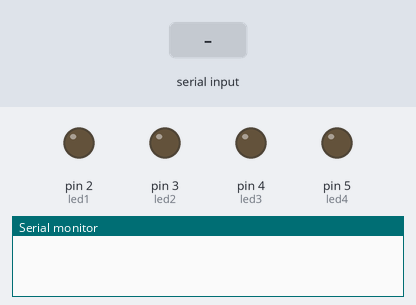
The sketch below on a simulated Arduino Uno, built with avr-gcc and run on an emulated ATmega328P. On the bench: output pins drawn as LEDs (lit = HIGH), the last lines printed to the serial monitor. The inputs (shaded band) are chosen by the test bench.

Above: at 1.2 s.
1.3 s: "hello" received over the second serial link
At 1.8 s:
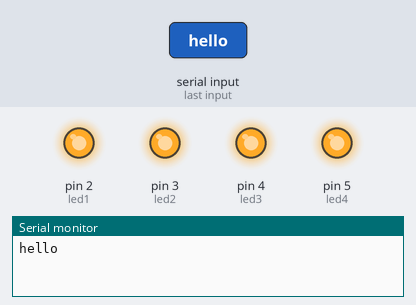
2.8 s: "1" received over the second serial link
At 3.9 s:
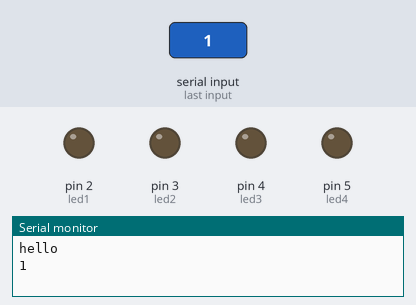
Timing chart, 0 to 5.8 s (numbered marks = the images above; inputs shaded):
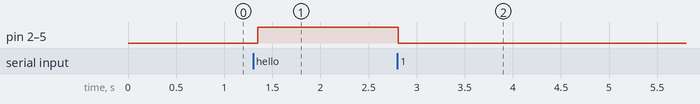

Measured:
- after the input at 1.3 s, pin 2 (led1), pin 3 (led2), pin 4 (led3), pin 5 (led4): LOW → HIGH after 0.05 s
- after the input at 2.8 s, pin 2 (led1), pin 3 (led2), pin 4 (led3), pin 5 (led4): HIGH → LOW at once

The sketch:

sketch_oct19a.ino
```cpp
#include <SoftwareSerial.h>
SoftwareSerial myserial (0,1);
String
voice; int
led1 = 2,
led2 = 3,
led3 = 4,
led4 = 5;
void allon
() {
digitalWrite(led1,HIGH);
digitalWrite(led2,HIGH);
digitalWrite(led3,HIGH);
digitalWrite(led4,HIGH);
}
void alloff ()
{digitalWrite(led1, LOW);
digitalWrite(led2, LOW);
digitalWrite(led3, LOW);
digitalWrite(led4, LOW);
}
void setup ()
{Serial.begin(9600);
myserial.begin(9600);
pinMode(led1, OUTPUT);
pinMode(led2, OUTPUT);
pinMode(led3, OUTPUT);
pinMode(led4, OUTPUT);
}
void loop () {
while (myserial.available())
{delay(10);
char c=myserial.read();
if (c == '#')
{
break;
}
voice += c;
}
if (voice.length() > 0) {
Serial.println(voice);
if(voice == "hello") {
allon();
}
else if(voice="ok") {
alloff();
}
else if (voice="LED on") {
digitalWrite (led1, HIGH);
}
else if(voice="light on") {
digitalWrite(led2, HIGH);}
else if(voice="AC on") {
digitalWrite(led3, HIGH);}
else if(voice="fan on") {
digitalWrite (led4, HIGH);}
else if(voice = "LED off") {
digitalWrite(led1, LOW);}
else if(voice="light off") {
digitalWrite(led2, LOW);}
else if (voice="AC off") {
digitalWrite (led3, LOW);}
else if(voice = "fan off") {
digitalWrite(led4, LOW);}
voice="";}}
```
